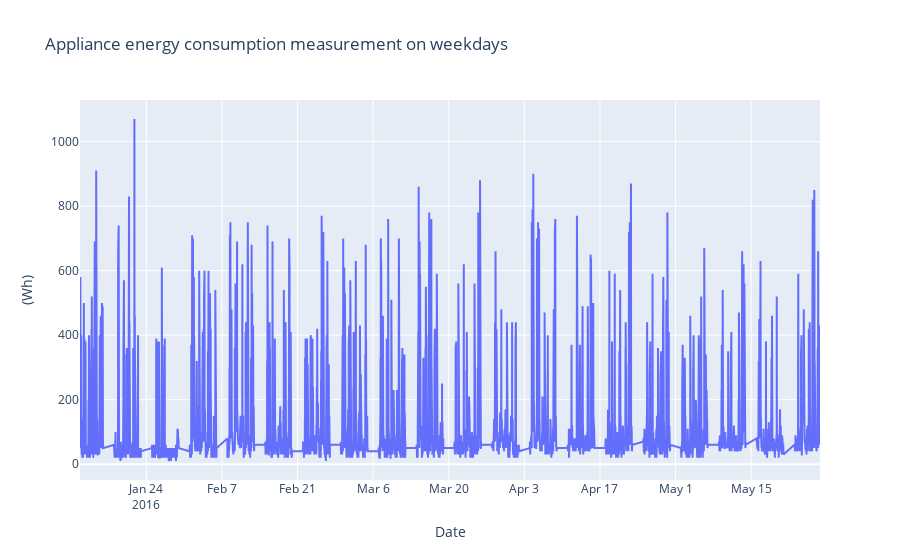

Write notebook code for a chart like this one.
### Code cell
# Filas de lecturas entre semana
temp_weekday =  data[data['WEEKDAY'] == 0]
# Graficar
visData = go.Scatter( x= temp_weekday.date  ,  mode = "lines", y = temp_weekday.Appliances )
layout = go.Layout(title = 'Appliance energy consumption measurement on weekdays' , xaxis=dict(title='Date'), yaxis=dict(title='(Wh)'))
fig = go.Figure(data=[visData],layout=layout)

fig.show()

### Figure 1 — Plotly figure (JSON) as saved in the notebook; plotly's stock layout.template omitted (floating-point values rounded to 4 significant figures; data arrays with more than 128 entries replaced by an {"elided": "..."} marker saying what was removed)
{"data": [{"mode": "lines", "type": "scatter", "x": {"elided": "14263 str values"}, "y": {"elided": "14263 int values"}}], "layout": {"title": {"text": "Appliance energy consumption measurement on weekdays"}, "xaxis": {"title": {"text": "Date"}}, "yaxis": {"title": {"text": "(Wh)"}}}}
